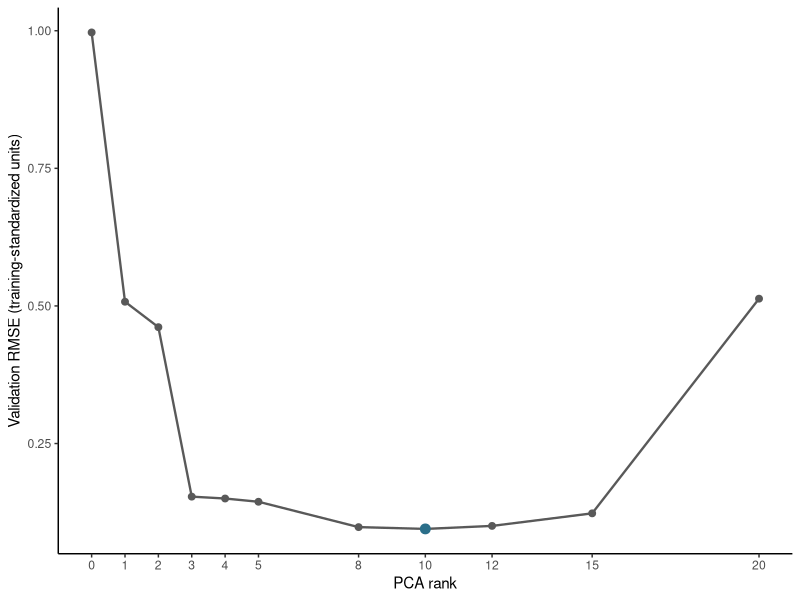

The R source for this figure:
## ---- chunk 1
#| label: load-hillenbrand-pca
#| message: false
#| warning: false

hill <- utils::read.csv(
  "data/hillenbrand-raw/hillenbrand-raw-formants.csv",
  check.names = FALSE
)

acoustic_columns <- c(
  "duration_ms",
  "f0_hz",
  grep(
    "^f[123]_(steady|time[1-8])_hz$",
    names(hill),
    value = TRUE
  )
)
acoustic_matrix <- as.matrix(hill[acoustic_columns])
storage.mode(acoustic_matrix) <- "double"

fallible_columns <- acoustic_columns[
  colSums(is.na(acoustic_matrix)) > 0L
]

stopifnot(
  nrow(acoustic_matrix) == 1668L,
  ncol(acoustic_matrix) == 29L,
  length(fallible_columns) == 14L,
  sum(is.na(acoustic_matrix)) == 379L,
  all(grepl("^f[23]_", fallible_columns))
)
## ---- chunk 2
#| label: define-pca-imputation

pca_impute <- function(
  x,
  rank,
  tolerance = 1e-6,
  max_iterations = 1000L
) {
  x <- as.matrix(x)
  storage.mode(x) <- "double"
  missing <- is.na(x)

  center <- colMeans(x, na.rm = TRUE)
  scale <- vapply(
    seq_len(ncol(x)),
    function(column) stats::sd(x[, column], na.rm = TRUE),
    numeric(1)
  )

  stopifnot(
    all(is.finite(center)),
    all(is.finite(scale)),
    all(scale > 0)
  )

  standardized <- sweep(
    sweep(x, 2, center, FUN = "-"),
    2, scale, FUN = "/"
  )
  filled <- standardized
  filled[missing] <- 0

  if (rank == 0L) {
    reconstructed <- filled
    iterations <- 0L
    final_change <- 0
  } else {
    final_change <- Inf
    for (iteration in seq_len(max_iterations)) {
      decomposition <- base::svd(
        filled,
        nu = rank,
        nv = rank
      )
      reconstructed <- decomposition$u %*%
        diag(decomposition$d[seq_len(rank)], nrow = rank) %*%
        t(decomposition$v)

      updated <- filled
      updated[missing] <- reconstructed[missing]
      final_change <-
        sum((updated[missing] - filled[missing])^2) /
        max(sum(filled[missing]^2), .Machine$double.eps)
      filled <- updated

      if (final_change < tolerance) {
        break
      }
    }
    iterations <- iteration
    reconstructed <- filled
  }

  completed <- sweep(
    sweep(reconstructed, 2, scale, FUN = "*"),
    2, center, FUN = "+"
  )
  completed[!missing] <- x[!missing]

  list(
    completed = completed,
    center = center,
    scale = scale,
    iterations = iterations,
    final_change = final_change,
    converged = final_change < tolerance || rank == 0L
  )
}
## ---- chunk 3
#| label: build-hillenbrand-validation-masks

make_mask <- function(
  data_matrix,
  eligible_columns,
  fraction,
  seed,
  excluded = matrix(
    FALSE,
    nrow(data_matrix),
    ncol(data_matrix)
  )
) {
  set.seed(seed)
  mask <- matrix(
    FALSE,
    nrow(data_matrix),
    ncol(data_matrix),
    dimnames = dimnames(data_matrix)
  )

  for (column_name in eligible_columns) {
    column <- match(column_name, colnames(data_matrix))
    observed_rows <- which(!is.na(data_matrix[, column]))
    available_rows <- observed_rows[
      !excluded[observed_rows, column]
    ]
    n_mask <- max(1L, floor(fraction * length(observed_rows)))
    selected_rows <- sample(
      available_rows,
      n_mask,
      replace = FALSE
    )
    mask[selected_rows, column] <- TRUE
  }

  mask
}

validation_repeats <- 8L
test_repeats <- 4L
mask_seeds <- 20261018L +
  seq_len(validation_repeats + test_repeats) - 1L

masks <- vector("list", length(mask_seeds))
used_cells <- matrix(
  FALSE,
  nrow(acoustic_matrix),
  ncol(acoustic_matrix),
  dimnames = dimnames(acoustic_matrix)
)

for (replicate in seq_along(masks)) {
  fraction <- if (replicate <= validation_repeats) {
    0.05
  } else {
    0.0125
  }
  masks[[replicate]] <- make_mask(
    acoustic_matrix,
    fallible_columns,
    fraction,
    mask_seeds[replicate],
    excluded = used_cells
  )
  used_cells <- used_cells | masks[[replicate]]
}

test_union <- Reduce(
  `|`,
  masks[validation_repeats + seq_len(test_repeats)]
)

stopifnot(
  all(!is.na(acoustic_matrix[used_cells])),
  max(Reduce(`+`, lapply(masks, as.integer))) == 1L
)
## ---- chunk 4
#| label: select-hillenbrand-pca-rank

score_validation <- function(rank, replicate) {
  artificial_mask <- masks[[replicate]]
  training <- acoustic_matrix
  training[artificial_mask] <- NA_real_
  training[test_union] <- NA_real_

  fit <- pca_impute(training, rank = rank)
  location <- which(artificial_mask, arr.ind = TRUE)
  truth <- acoustic_matrix[location]
  prediction <- fit$completed[location]
  training_scale <- fit$scale[location[, "col"]]

  data.frame(
    rank = rank,
    replicate = replicate,
    squared_standardized_error =
      ((prediction - truth) / training_scale)^2,
    converged = fit$converged
  )
}

candidate_ranks <- c(
  0L, 1L, 2L, 3L, 4L, 5L, 8L, 10L, 12L, 15L, 20L
)

validation_predictions <- do.call(
  rbind,
  lapply(candidate_ranks, function(rank) {
    do.call(
      rbind,
      lapply(seq_len(validation_repeats), function(replicate) {
        score_validation(rank, replicate)
      })
    )
  })
)

rank_curve <- stats::aggregate(
  squared_standardized_error ~ rank,
  validation_predictions,
  function(x) sqrt(mean(x))
)
names(rank_curve)[2] <- "standardized_rmse"
rank_curve$selected <- with(
  rank_curve,
  standardized_rmse == min(standardized_rmse)
)
selected_rank <- rank_curve$rank[rank_curve$selected][1]

stopifnot(
  all(validation_predictions$converged),
  selected_rank == 10L
)

rank_curve
## ---- chunk 5
#| label: plot-hillenbrand-pca-rank
#| fig-width: 6.2
#| fig-height: 3.8

ggplot2::ggplot(
  rank_curve,
  ggplot2::aes(rank, standardized_rmse)
) +
  ggplot2::geom_line(color = "grey35", linewidth = 0.8) +
  ggplot2::geom_point(color = "grey35", size = 2) +
  ggplot2::geom_point(
    data = subset(rank_curve, selected),
    color = "#2B6F8A",
    size = 3
  ) +
  ggplot2::scale_x_continuous(breaks = candidate_ranks) +
  ggplot2::labs(
    x = "PCA rank",
    y = "Validation RMSE (training-standardized units)"
  ) +
  ggplot2::theme_classic(base_size = 11)
## ---- chunk 6
#| label: predict-hillenbrand-natural-missingness

final_fit <- pca_impute(
  acoustic_matrix,
  rank = selected_rank
)

natural_location <- which(
  is.na(acoustic_matrix),
  arr.ind = TRUE
)

natural_predictions <- data.frame(
  token_id = hill$token_id[natural_location[, "row"]],
  vowel = hill$vowel[natural_location[, "row"]],
  measurement = colnames(acoustic_matrix)[natural_location[, "col"]],
  predicted_value_hz = final_fit$completed[natural_location],
  observed = FALSE,
  selected_rank = selected_rank
)

natural_prediction_summary <- stats::aggregate(
  predicted_value_hz ~ measurement,
  natural_predictions,
  function(x) c(
    cells = length(x),
    minimum = min(x),
    median = stats::median(x),
    maximum = max(x)
  )
)
natural_prediction_summary <- data.frame(
  measurement = natural_prediction_summary$measurement,
  natural_prediction_summary$predicted_value_hz,
  row.names = NULL,
  check.names = FALSE
)

stopifnot(
  final_fit$converged,
  all(final_fit$completed[!is.na(acoustic_matrix)] ==
    acoustic_matrix[!is.na(acoustic_matrix)]),
  nrow(natural_predictions) == 379L,
  all(!natural_predictions$observed)
)

natural_prediction_summary
